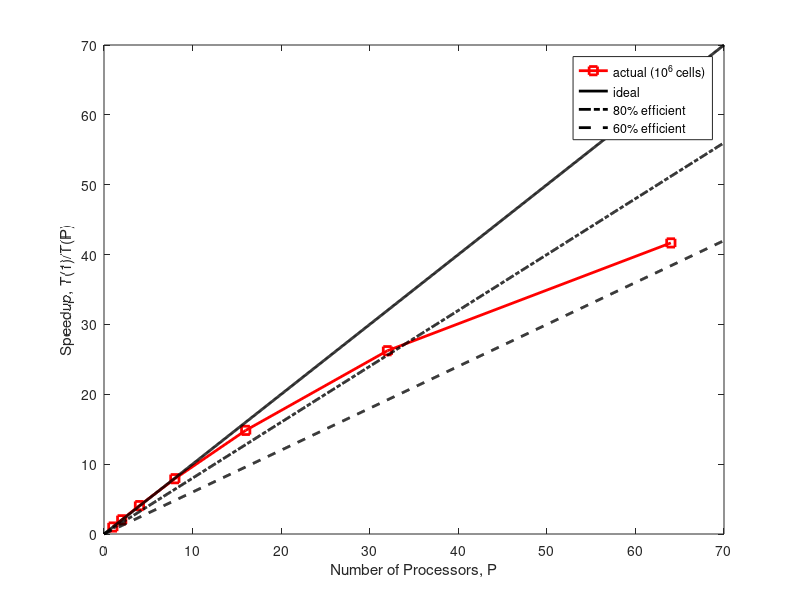

Write MATLAB code to recreate this figure.
clc
clear all
close all

P = [1, 2, 4, 8, 16, 32, 64];
S = [1, 2.03482944344704, 4.06527977044476, 7.91480446927374,...
    14.8350785340314, 26.2361111111111, 41.6691176470588];
xx = linspace(0,70,1000);

set(groot, "DefaultLineLineWidth", 2)
p(1)=plot(P, S, 'r-s', "DisplayName", "actual (10^6 cells)");
hold on
p(2)=plot(xx, xx, 'k-', "DisplayName", "ideal");
p(3)=plot(xx, 0.8*xx, 'k-.', "DisplayName", "80% efficient");
p(4)=plot(xx, 0.6*xx, 'k--', "DisplayName", "60% efficient");

% title("Speedup vs Processors")
xlabel("Number of Processors, P")
ylabel("Speedup, T(1)/T(P)")
xlim([0,70])
ylim([0,70])
% daspect([1 1 1])
legend()